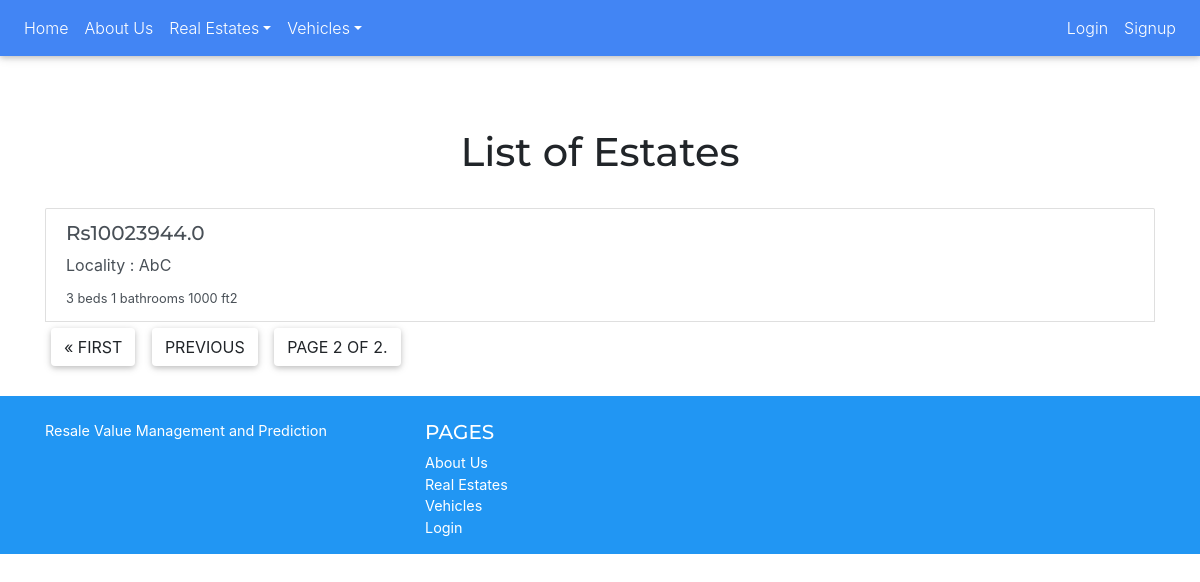
Page /estate/?page=2 on the earlier database version.
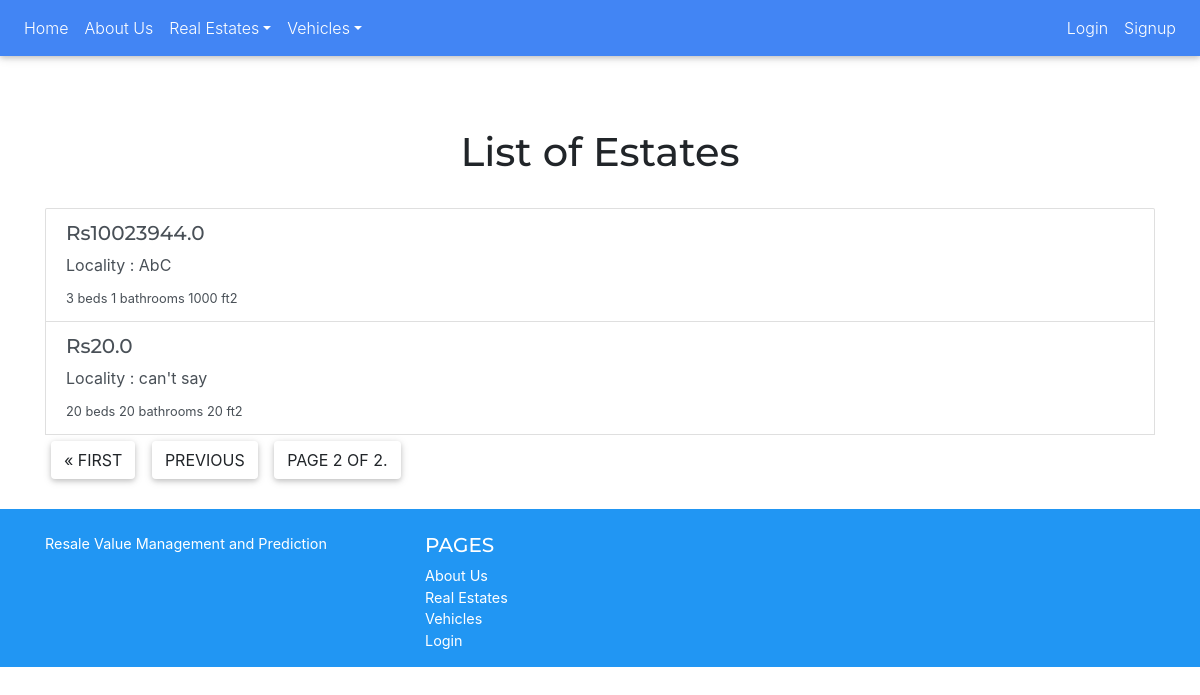
Same page on the later database version.
### BrokerUI/models.py (models this page shows, shortened)
class Estate(models.Model):
    choices_furnished = [('yes','yes'),('no','no'),('semi','semi')]
    choices_construction = [('under_construction','under_construction'),('launched','launched'),('ready_to_move','ready to move')]
    type_choices=[('apartments','apartments'),('sale-floors','sale-floors'),('houses','houses')]
    broker = models.ForeignKey(Profile,on_delete=models.CASCADE)
    lat = models.FloatField()
    lon = models.FloatField()
    price = models.FloatField()
    bedroom = models.PositiveIntegerField()
    bathroom = models.PositiveIntegerField()
    carpetarea = models.IntegerField()
    builtuparea = models.IntegerField()
    project = models.CharField(max_length=400,default='can\'t say')
    furnished= models.CharField(max_length=10,choices=choices_furnished,default='can\'t say')
    construction_status = models.CharField(max_length=50,choices=choices_construction,default='can\'t say')
    sublocality = models.CharField(max_length=100,default='can\'t say')
    type=models.CharField(max_length=100,default='can\'t say', choices = type_choices)

### BrokerUI/views.py (the view)
# urls.py: path('estate/',views.EstateListView.as_view(),name='estates'),
class EstateListView(ListView):
    model = Estate
    paginate_by=5

### BrokerUI/templates/BrokerUI/estate_list.html (shortened to what this page needs)
{% extends 'SellerUI/base.html' %}
{% load static %}
{% block bodyblock %}
    <h1 style = 'text-align:center;'>List of Estates</h1>
    <div class="container">
        <div class="list-group" style = "align-text:center;">
        {% for e in estate_list%}
          <a href="{% url 'estate_detail' pk=e.pk%}" class="list-group-item list-group-item-action flex-column align-items-start">
            <div class="d-flex w-100 justify-content-between">
              <h5 class="mb-2 h5">Rs{{e.price}}</h5>
            </div>
            <p class="mb-2">Locality : {{e.sublocality}}</p>
            <small>{{e.bedroom}} beds </small>
            <small>{{e.bathroom}} bathrooms </small>
            <small>{{e.carpetarea}} ft2</small>
          </a>
          {% empty%}
              <h5 class='font-color'>No vehicles registered yet</h5>
          {% endfor %}
        <div class="pagination centre-align">
            <span class="step-links centre-align">
                {% if page_obj.has_previous %}
                    <a class='btn btn-outline medium-font' href="?page=1">&laquo; first</a>
                    <a class='btn btn-outline medium-font' href="?page={{ page_obj.previous_page_number }}">previous</a>
                {% endif %}
                <span class="btn btn-page bigger-font">
                    Page {{ page_obj.number }} of {{ page_obj.paginator.num_pages }}.
                </span>
            </span>
        </div>
    </div>
    </div>
{% endblock %}

Differences in the rows shown:
added Estate: price "20.0", sublocality "can't say", bedroom "20", bathroom "20", carpetarea "20"
